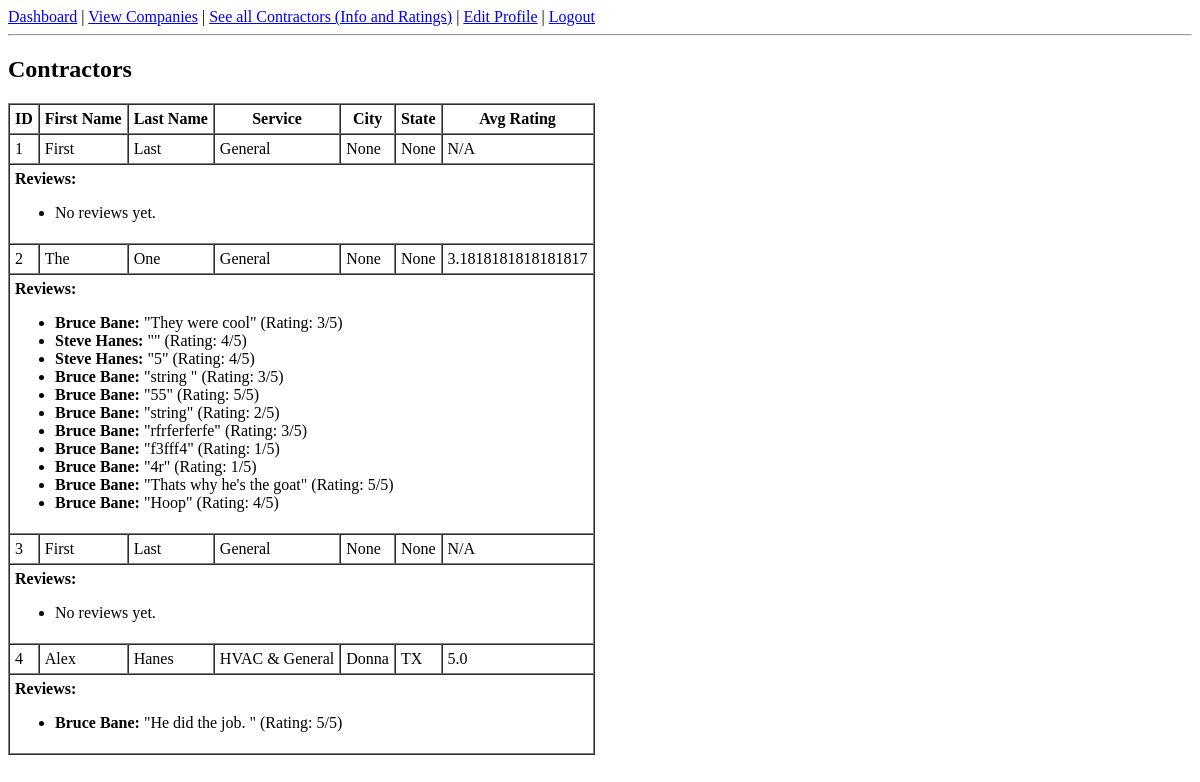
The app's page /contractors (signed in), older data.
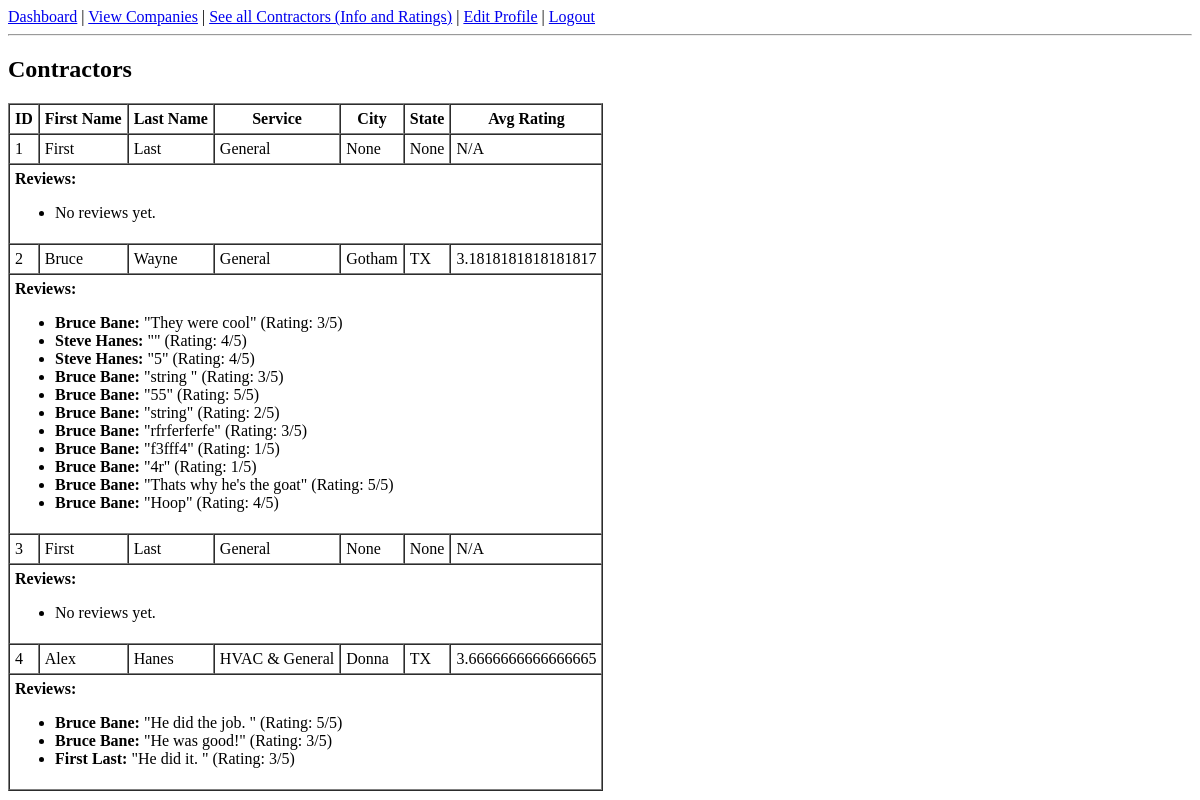
The same page, newer data.
### tables this page shows
CREATE TABLE Contractor (
    contractorID INTEGER PRIMARY KEY AUTOINCREMENT,
    userID INTEGER UNIQUE NOT NULL,
    companyID INTEGER,
    service TEXT,
    firstName TEXT NOT NULL,
    lastName TEXT NOT NULL,
    city TEXT,
    state CHAR(2),
    rating REAL, earnings REAL DEFAULT 0,
    FOREIGN KEY(userID) REFERENCES User(userID)
);

CREATE TABLE Review (
        reviewID INTEGER PRIMARY KEY AUTOINCREMENT,
        jobID INTEGER NOT NULL,
        clientID INTEGER NOT NULL,
        contractorID INTEGER NOT NULL,
        rating INTEGER CHECK(rating BETWEEN 1 AND 5),
        comment TEXT,
        date DATE NOT NULL,
        FOREIGN KEY(jobID) REFERENCES Job_Request(jobID),
        FOREIGN KEY(clientID) REFERENCES Client(clientID),
        FOREIGN KEY(contractorID) REFERENCES Contractor(contractorID)
    );

### app.py (the view)
@app.route("/contractors")
def list_contractors():
    if "user_id" not in session:
        return redirect("/login")
    conn = get_db()
    cur = conn.cursor()
    cur.execute("""
        SELECT ctr.*,
               IFNULL(AVG(r.rating), 0) AS avg_rating
        FROM Contractor ctr
        LEFT JOIN Review r ON ctr.contractorID = r.contractorID
        GROUP BY ctr.contractorID
    """)
    contractors = cur.fetchall()
    contractor_reviews = {}
    cur.execute("""
        SELECT r.contractorID, r.comment, r.rating, c.firstName || ' ' || c.lastName AS clientName
        FROM Review r
        JOIN Client c ON r.clientID = c.clientID
    """)
    for row in cur.fetchall():
        contractor_reviews.setdefault(row["contractorID"], []).append({
            "comment": row["comment"],
            "rating": row["rating"],
            "clientName": row["clientName"]
        })
    conn.close()
    return render_template("contractors.html", contractors=contractors, contractor_reviews=contractor_reviews)

### app.py (called while the page is built)
def get_db():
    conn = sqlite3.connect(DB_FILE)
    conn.row_factory = sqlite3.Row
    return conn

### templates/contractors.html
{% extends "base.html" %}
{% block content %}
<h2>Contractors</h2>
<table border="1" cellpadding="5" cellspacing="0">
    <tr>
        <th>ID</th><th>First Name</th><th>Last Name</th><th>Service</th><th>City</th><th>State</th><th>Avg Rating</th>
    </tr>
    {% for c in contractors %}
    <tr>
        <td>{{ c.contractorID }}</td>
        <td>{{ c.firstName }}</td>
        <td>{{ c.lastName }}</td>
        <td>{{ c.service }}</td>
        <td>{{ c.city }}</td>
        <td>{{ c.state }}</td>
        <td>{{ c.avg_rating or "N/A" }}</td>
    </tr>
    <tr>
        <td colspan="7">
            <strong>Reviews:</strong>
            <ul>
                {% if contractor_reviews.get(c.contractorID) %}
                    {% for r in contractor_reviews[c.contractorID] %}
                    <li>
                        <strong>{{ r.clientName }}:</strong>
                        "{{ r.comment }}"
                        (Rating: {{ r.rating }}/5)
                    </li>
                    {% endfor %}
                {% else %}
                    <li>No reviews yet.</li>
                {% endif %}
            </ul>
        </td>
    </tr>
    {% endfor %}
</table>
{% endblock %}

Row changes from the older to the newer data that the page shows:
changed Contractor id 2: firstName "The" → "Bruce"; lastName "One" → "Wayne"; city "None" → "Gotham"; state "None" → "TX"
changed Contractor "Alex": rating "5.0" → "3.6666666666666665"
added Review: clientName "Bruce Bane", comment "He was good!", rating "3", shown under Contractor "Alex"
added Review: clientName "First Last", comment "He did it.", rating "3", shown under Contractor "Alex"
